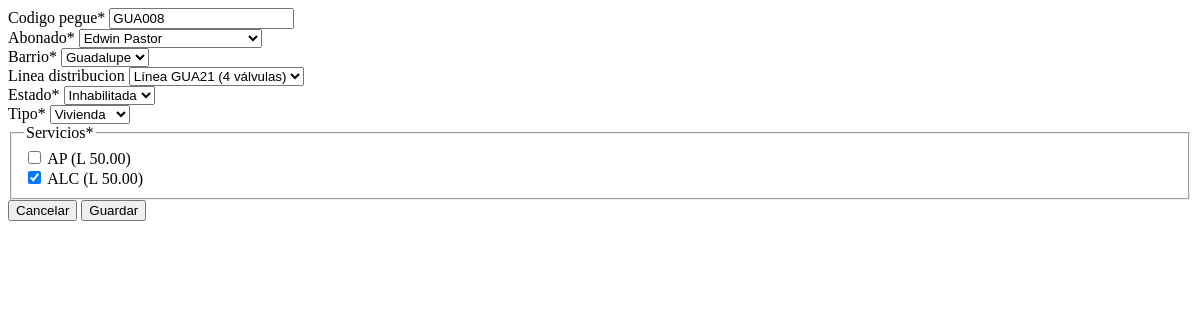
The page /pegues/edit/7/ on the database as committed earlier.
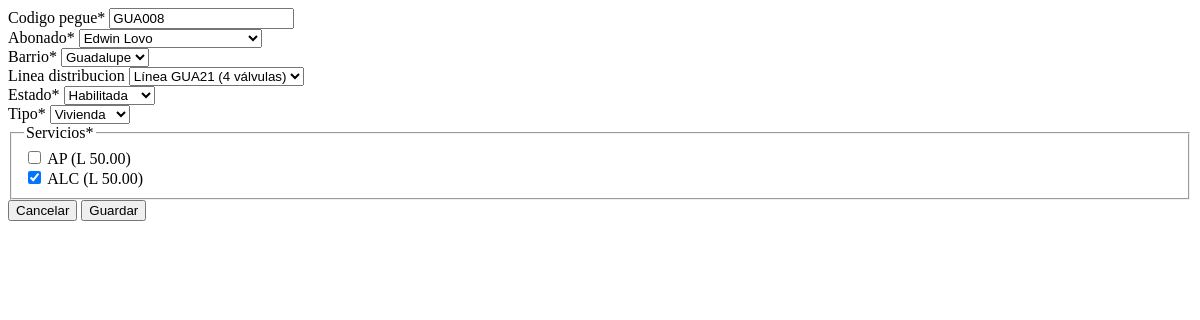
The same page on the database as committed later.
### pegues/models.py (models this page shows, shortened)
class Pegue(models.Model):
    codigo_pegue = models.CharField(max_length=6, unique=True, validators=[
            RegexValidator(
                regex=r'^[A-Z0-9]*$',
                message='Solo se permiten letras mayúsculas y números.',
                code='invalid_uppercase'
            )
        ])
    abonado = models.ForeignKey(Abonado, on_delete=models.CASCADE, related_name="pegues")
    barrio = models.ForeignKey(Barrio, on_delete=models.PROTECT, related_name="abonados")
    linea_distribucion = models.ForeignKey(LineaDistribucion,on_delete=models.PROTECT, related_name="abonados", blank=True, null=True)
    estado = models.CharField(choices=[('HAB', 'Habilitada'), ('INH', 'Inhabilitada'), ('CRT', 'Cortada')], max_length=10, default='HAB')
    tipo = models.CharField(choices=[('VIV', 'Vivienda'), ('COR', 'Corral'), ('SOL', 'Solar'), ('COM', 'Comercio')], max_length=10, default='VIV')
    servicios = models.ManyToManyField(Servicio, related_name="abonados")
    fecha_instalacion = models.DateField(auto_now_add=True)

### pegues/views.py (the view)
# urls.py: path("edit/<int:id>", views.edit_abonado, name="edit"),
def edit(request, id):
    pegue = get_object_or_404(Pegue, id=id)
    if request.method == 'POST':
        form = PegueForm(request.POST, instance=pegue)
        if form.is_valid():
            form.save()
            response = HttpResponse()
            response['HX-Redirect'] = reverse('pegues:view')
            return response
    else:
        form = PegueForm(instance=pegue)
    return render(request, 'pegues/edit_pegue.html', {'form': form, 'pegue': pegue})

### pegues/forms.py
class PegueForm(forms.ModelForm):
    class Meta:
        model = Pegue
        fields = '__all__'
        widgets = {
            'servicios': forms.CheckboxSelectMultiple(),
        }

### abonados/models.py (called while the page is built)
    def __str__(self):
        return self.nombre

### barrios/models.py (called while the page is built)
    def __str__(self):
        return self.nombre

### servicios/models.py (called while the page is built)
    def __str__(self):
        return f"{self.nombre} (L {self.monto})"

    def __str__(self):
        return f"Línea {self.codigo} ({self.numero_valvulas} válvulas)"

### pegues/templates/pegues/edit_pegue.html (shortened to what this page needs)
{% load static %}
{% load crispy_forms_tags %}
{% block content %}
    <div class="informacionCobro mt-2">
        <form method="POST" hx-post="{% url 'pegues:edit' pegue.id %}" hx-swap="outerHTML">
            {{form | crispy}}
            <div class="modal-footer">
                <button type="button" class="btn btn-danger" data-dismiss="modal">Cancelar</button>
                <button type="button submit" class="btn btn-success">Guardar</button>
            </div>
        </form>
    </div>
{% endblock %}

Rows that differ between the two databases and show on the page:
changed Pegue "GUA008": abonado "Edwin Pastor" → "Edwin Lovo"; estado "Inhabilitada" → "Habilitada"
